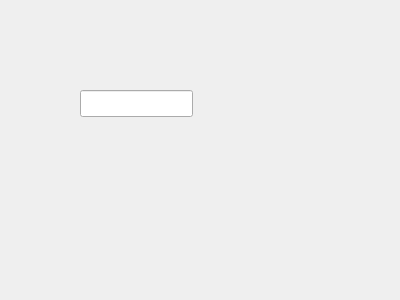
<?xml version="1.0" encoding="UTF-8"?>
<ui version="4.0">
 <class>FilterConfigDialog</class>
 <widget class="QDialog" name="FilterConfigDialog">
  <property name="geometry">
   <rect>
    <x>0</x>
    <y>0</y>
    <width>400</width>
    <height>300</height>
   </rect>
  </property>
  <property name="windowTitle">
   <string>Dialog</string>
  </property>
  <widget class="QLineEdit" name="lineEdit">
   <property name="geometry">
    <rect>
     <x>80</x>
     <y>90</y>
     <width>113</width>
     <height>27</height>
    </rect>
   </property>
  </widget>
 </widget>
 <resources/>
 <connections/>
</ui>
